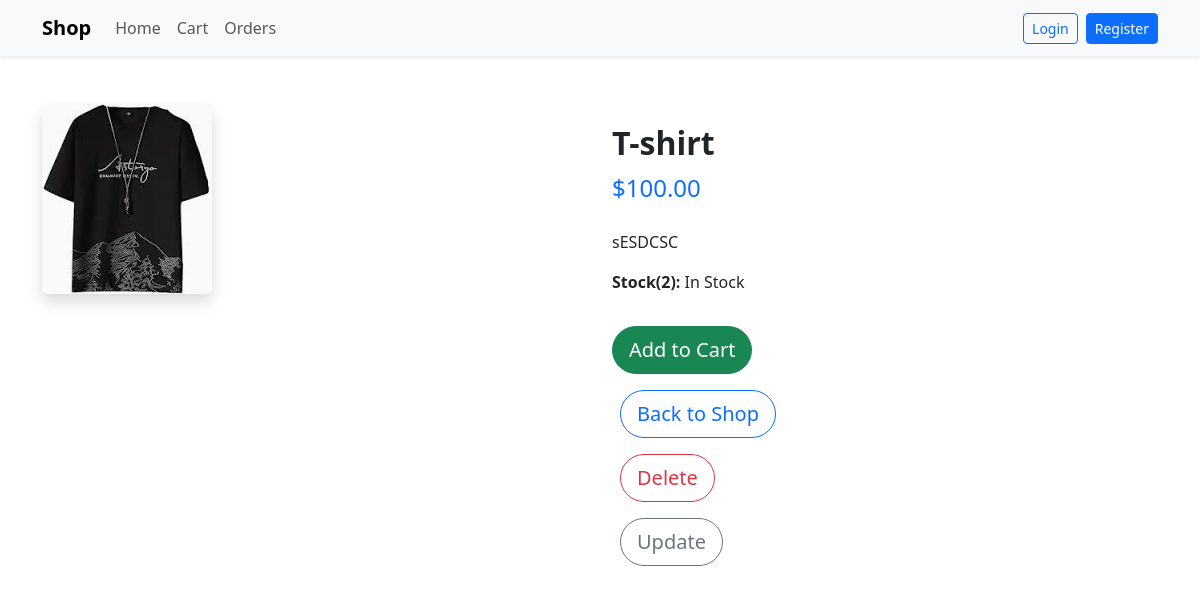
Screenshot of /shop/product/11/ with the database file from the repository.
### shop/models.py (models this page shows, shortened)
class Product(models.Model):
   name=models.CharField(max_length=100)
   description=models.TextField()
   price=models.DecimalField(max_digits=10, decimal_places=2)
   stock=models.IntegerField()
   image=models.ImageField(upload_to='products/', null=True, blank=True)
   created_at=models.DateTimeField(auto_now_add=True)

### shop/views.py (the view)
# urls.py: path('product/<int:pk>/',Product_DetailView.as_view(),name="product_detail"),
class Product_DetailView(DetailView):
    model = Product
    template_name = "shop/detail.html"
    context_object_name = "Details_product"

### shop/templates/shop/detail.html (shortened to what this page needs)
{% load static %}
<!DOCTYPE html>
<html lang="en">
<head>
  <link rel="stylesheet" href="{% static 'CSS/style_two.css' %}">
  <link href="https://cdn.jsdelivr.net/npm/bootstrap@5.3.8/dist/css/bootstrap.min.css" rel="stylesheet">
</head>
<body>
  <nav class="navbar navbar-expand-lg navbar-light bg-light shadow-sm">
    <div class="container">
      <a class="navbar-brand fw-bold" href="{% url 'home' %}">Shop</a>
      <div class="collapse navbar-collapse" id="navbarNav">
        <ul class="navbar-nav me-auto">
          <li class="nav-item"><a class="nav-link" href="{% url 'home' %}">Home</a></li>
          <li class="nav-item"><a class="nav-link" href="{% url 'cart_items' %}">Cart</a></li>
          <li class="nav-item"><a class="nav-link" href="{% url 'order_list' %}">Orders</a></li>
        </ul>
        <ul class="navbar-nav ms-auto">
          {% if user.is_authenticated %}
            <li class="nav-item"><span class="nav-link">Hello, {{ user.username }}</span></li>
            <li class="nav-item">
              <form action="{% url 'logout' %}" method="post">
                {% csrf_token %}
                <button type="submit" class="btn btn-outline-secondary btn-sm">Logout</button>
              </form>
            </li>
          {% else %}
            <li class="nav-item"><a class="btn btn-outline-primary btn-sm me-2" href="{% url 'login' %}">Login</a></li>
            <li class="nav-item"><a class="btn btn-primary btn-sm" href="{% url 'register' %}">Register</a></li>
          {% endif %}
        </ul>
      </div>
    </div>
  </nav>
  <section class="py-5">
    <div class="container">
      <div class="row g-4">
        <div class="col-md-6">
          {% if Details_product.image %}
            <img src="{{ Details_product.image.url }}" class="img-fluid rounded shadow" alt="{{ Details_product.name }}">
          {% else %}
            <img src="{% static 'shop/images/placeholder.png' %}" class="img-fluid rounded shadow" alt="No image">
          {% endif %}
        </div>
        <div class="col-md-6">
          <h2 class="fw-bold">{{ Details_product.name }}</h2>
          <p class="fs-4 text-primary">${{ Details_product.price }}</p>
          <p class="mt-4">{{ Details_product.description }}</p>
          <p><strong>Stock({{ Details_product.stock }}):</strong> {% if Details_product.stock > 0 %}In Stock{% else %}Out of Stock{% endif %}</p>
          <form method="post" action="{% url 'add_to_cart' Details_product.pk %}">
            {% if Details_product.stock > 0 %}
              <button type="submit" class="btn btn-success btn-lg mt-3">Add to Cart</button>
            {% else %}
              <button type="button" class="btn btn-secondary btn-lg mt-3" disabled>Out of Stock</button>
            {% endif %}
          </form>
          <a href="{% url 'home' %}" class="btn btn-outline-primary btn-lg mt-3 ms-2">Back to Shop</a><br>
          <a href="{% url 'product_delete' Details_product.pk %}" class="btn btn-outline-danger btn-lg mt-3 ms-2">Delete</a><br>
          <a href="{% url 'product_edit' Details_product.pk %}" class="btn btn-outline-secondary btn-lg mt-3 ms-2">Update</a>
        </div>
      </div>
    </div>
  </section>
</body>
</html>

### shop/static/CSS/style_two.css (style rules this page uses)
section.py-5 img { max-height: 450px; object-fit: cover; }
section.py-5 h2 { margin-top: 20px; }
section.py-5 .btn { border-radius: 25px; transition: transform 0.3s ease; }

### rows the page displays
Product: image (picture), name "T-shirt", price "100.00", description "sESDCSC", stock "2"
